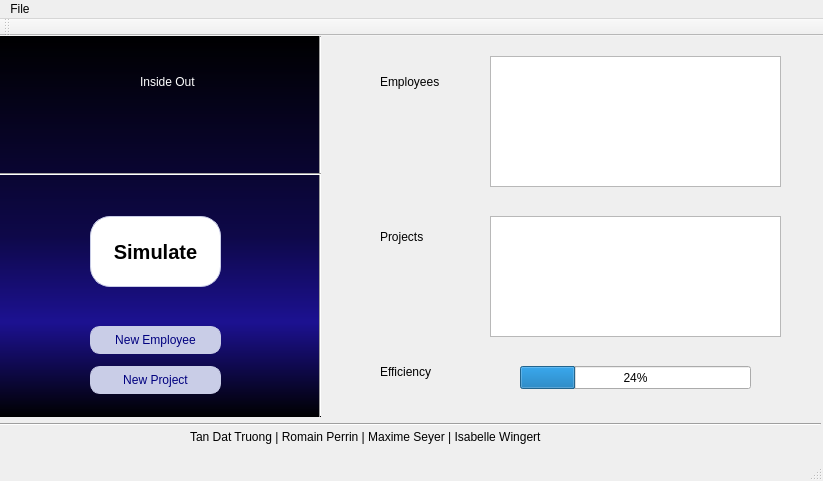
<?xml version="1.0" encoding="UTF-8"?>
<ui version="4.0">
 <class>MainWindow</class>
 <widget class="QMainWindow" name="MainWindow">
  <property name="geometry">
   <rect>
    <x>0</x>
    <y>0</y>
    <width>823</width>
    <height>481</height>
   </rect>
  </property>
  <property name="windowTitle">
   <string>MainWindow</string>
  </property>
  <widget class="QWidget" name="centralWidget">
   <widget class="QPushButton" name="pushButton_new_project">
    <property name="geometry">
     <rect>
      <x>90</x>
      <y>330</y>
      <width>131</width>
      <height>28</height>
     </rect>
    </property>
    <property name="styleSheet">
     <string notr="true">QPushButton:!hover {
background-color:rgb(201, 205, 231);
    -moz-border-radius:16px;
    -webkit-border-radius:16px;
    border-radius:10px;
    border:1px solid rgb(201, 205, 231);
    font-family:Arial;
    font-size:12 pt;
    color: rgb(0, 0, 127);
}

QPushButton:hover {
    background-color:rgb(85, 86, 200);
    -moz-border-radius:16px;
    -webkit-border-radius:16px;
    border-radius:10px;
    border:1px solid rgb(201, 205, 231);
    font-family:Arial;
    font-size:12 pt;
    color: back;

}
</string>
    </property>
    <property name="text">
     <string>New Project</string>
    </property>
   </widget>
   <widget class="QLabel" name="label_company_name">
    <property name="geometry">
     <rect>
      <x>140</x>
      <y>30</y>
      <width>141</width>
      <height>31</height>
     </rect>
    </property>
    <property name="styleSheet">
     <string notr="true">font: 18pt &quot;MS Shell Dlg 2&quot;;
color:white;</string>
    </property>
    <property name="text">
     <string>Inside Out</string>
    </property>
   </widget>
   <widget class="QProgressBar" name="progressBar_efficiency">
    <property name="geometry">
     <rect>
      <x>520</x>
      <y>330</y>
      <width>231</width>
      <height>23</height>
     </rect>
    </property>
    <property name="value">
     <number>24</number>
    </property>
   </widget>
   <widget class="QLabel" name="label_efficiency">
    <property name="geometry">
     <rect>
      <x>380</x>
      <y>320</y>
      <width>71</width>
      <height>31</height>
     </rect>
    </property>
    <property name="text">
     <string>Efficiency</string>
    </property>
   </widget>
   <widget class="Line" name="line">
    <property name="geometry">
     <rect>
      <x>310</x>
      <y>0</y>
      <width>20</width>
      <height>381</height>
     </rect>
    </property>
    <property name="orientation">
     <enum>Qt::Vertical</enum>
    </property>
   </widget>
   <widget class="Line" name="line_2">
    <property name="geometry">
     <rect>
      <x>0</x>
      <y>130</y>
      <width>321</width>
      <height>16</height>
     </rect>
    </property>
    <property name="orientation">
     <enum>Qt::Horizontal</enum>
    </property>
   </widget>
   <widget class="QLabel" name="label_dev_team">
    <property name="geometry">
     <rect>
      <x>190</x>
      <y>380</y>
      <width>561</width>
      <height>41</height>
     </rect>
    </property>
    <property name="text">
     <string>Tan Dat Truong | Romain Perrin | Maxime Seyer | Isabelle Wingert</string>
    </property>
   </widget>
   <widget class="QLabel" name="label_projects">
    <property name="geometry">
     <rect>
      <x>380</x>
      <y>190</y>
      <width>101</width>
      <height>21</height>
     </rect>
    </property>
    <property name="text">
     <string>Projects</string>
    </property>
   </widget>
   <widget class="Line" name="line_3">
    <property name="geometry">
     <rect>
      <x>0</x>
      <y>380</y>
      <width>821</width>
      <height>16</height>
     </rect>
    </property>
    <property name="orientation">
     <enum>Qt::Horizontal</enum>
    </property>
   </widget>
   <widget class="QPushButton" name="pushButton_new_employee">
    <property name="geometry">
     <rect>
      <x>90</x>
      <y>290</y>
      <width>131</width>
      <height>28</height>
     </rect>
    </property>
    <property name="styleSheet">
     <string notr="true">QPushButton:!hover {
background-color:rgb(201, 205, 231);
    -moz-border-radius:16px;
    -webkit-border-radius:16px;
    border-radius:10px;
    border:1px solid rgb(201, 205, 231);
    font-family:Arial;
    font-size:12 pt;
    color: rgb(0, 0, 127);
}

QPushButton:hover {
    background-color:rgb(85, 86, 200);
    -moz-border-radius:16px;
    -webkit-border-radius:16px;
    border-radius:10px;
    border:1px solid rgb(201, 205, 231);
    font-family:Arial;
    font-size:12 pt;
    color: back;

}
</string>
    </property>
    <property name="text">
     <string>New Employee</string>
    </property>
   </widget>
   <widget class="QPushButton" name="pushButton_simulate">
    <property name="geometry">
     <rect>
      <x>90</x>
      <y>180</y>
      <width>131</width>
      <height>71</height>
     </rect>
    </property>
    <property name="styleSheet">
     <string notr="true">QPushButton:hover {
background-color:rgb(85, 86, 200);
    -moz-border-radius:28px;
    -webkit-border-radius:28px;
    border-radius:20px;
    border:1px solid rgb(201, 205, 231);
    font-family:Arial;
    font-weight:bold;
    font-size:20 px;
    color: white;
}

QPushButton:!hover {
    background-color:rgb(255, 255, 255);
    -moz-border-radius:28px;
    -webkit-border-radius:28px;
    border-radius:20px;
    border:1px solid rgb(201, 205, 231);
    font-family:Arial;
    font-size:20px;
    font-weight:bold;


}
</string>
    </property>
    <property name="text">
     <string>Simulate</string>
    </property>
   </widget>
   <widget class="QLabel" name="label_employees">
    <property name="geometry">
     <rect>
      <x>380</x>
      <y>30</y>
      <width>81</width>
      <height>31</height>
     </rect>
    </property>
    <property name="text">
     <string>Employees</string>
    </property>
   </widget>
   <widget class="QTextBrowser" name="textBrowser_employees">
    <property name="geometry">
     <rect>
      <x>490</x>
      <y>20</y>
      <width>291</width>
      <height>131</height>
     </rect>
    </property>
   </widget>
   <widget class="QTextBrowser" name="textBrowser_projects">
    <property name="geometry">
     <rect>
      <x>490</x>
      <y>180</y>
      <width>291</width>
      <height>121</height>
     </rect>
    </property>
   </widget>
   <widget class="QLabel" name="label">
    <property name="geometry">
     <rect>
      <x>0</x>
      <y>0</y>
      <width>321</width>
      <height>381</height>
     </rect>
    </property>
    <property name="styleSheet">
     <string notr="true">background:qlineargradient(spread:pad, x1:0, y1:1, x2:0, y2:0, stop:0 rgba(0, 0, 0, 255), stop:0.25 rgba(28, 17, 145, 255), stop:0.474576 rgba(14, 8, 73, 255), stop:1 rgba(0, 0, 0, 255));</string>
    </property>
    <property name="text">
     <string/>
    </property>
   </widget>
   <widget class="QLabel" name="icone">
    <property name="geometry">
     <rect>
      <x>20</x>
      <y>40</y>
      <width>67</width>
      <height>17</height>
     </rect>
    </property>
    <property name="text">
     <string/>
    </property>
   </widget>
   <zorder>label</zorder>
   <zorder>pushButton_new_project</zorder>
   <zorder>label_company_name</zorder>
   <zorder>progressBar_efficiency</zorder>
   <zorder>label_efficiency</zorder>
   <zorder>line</zorder>
   <zorder>line_2</zorder>
   <zorder>label_dev_team</zorder>
   <zorder>label_projects</zorder>
   <zorder>line_3</zorder>
   <zorder>pushButton_new_employee</zorder>
   <zorder>pushButton_simulate</zorder>
   <zorder>label_employees</zorder>
   <zorder>textBrowser_employees</zorder>
   <zorder>textBrowser_projects</zorder>
   <zorder>icone</zorder>
  </widget>
  <widget class="QMenuBar" name="menuBar">
   <property name="geometry">
    <rect>
     <x>0</x>
     <y>0</y>
     <width>823</width>
     <height>22</height>
    </rect>
   </property>
   <widget class="QMenu" name="menuFichier">
    <property name="title">
     <string>File</string>
    </property>
    <addaction name="actionImport"/>
   </widget>
   <addaction name="menuFichier"/>
  </widget>
  <widget class="QToolBar" name="mainToolBar">
   <attribute name="toolBarArea">
    <enum>TopToolBarArea</enum>
   </attribute>
   <attribute name="toolBarBreak">
    <bool>false</bool>
   </attribute>
  </widget>
  <widget class="QStatusBar" name="statusBar"/>
  <action name="actionQuitter">
   <property name="text">
    <string>Quitter</string>
   </property>
  </action>
  <action name="actionImport">
   <property name="text">
    <string>Import</string>
   </property>
  </action>
 </widget>
 <layoutdefault spacing="6" margin="11"/>
 <resources/>
 <connections/>
</ui>
